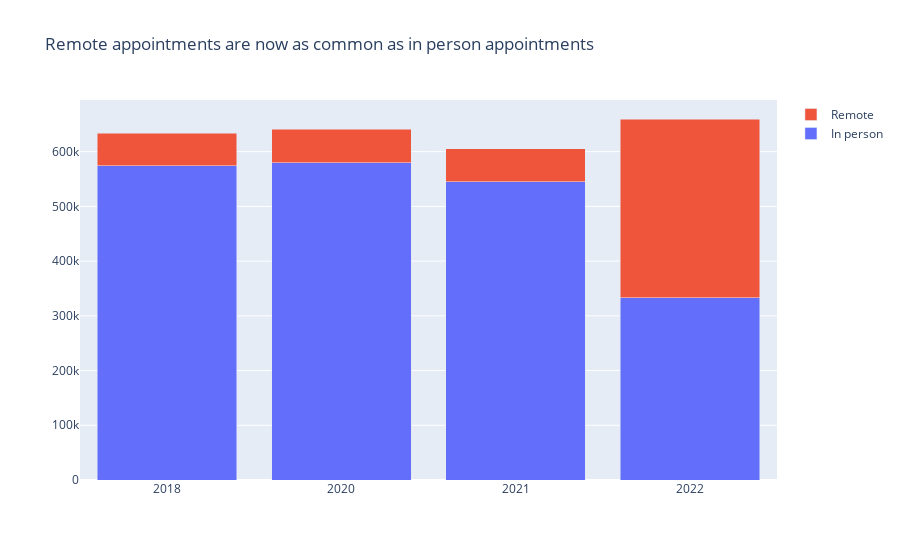

Notebook cell for this chart:
### Code cell
data0 = go.Bar(
    x = comparison_table.Year,
    y = comparison_table.In_person,
    name = "In person"
)

data1 = go.Bar(
    x = comparison_table.Year,
    y = comparison_table.Remote,
    name = "Remote"
)

data = [data0, data1]

layout = go.Layout(title = ' Remote appointments are now as common as in person appointments', barmode = 'stack')

figure = go.Figure(data = data, layout = layout)
figure.show()

### Figure 1 — Plotly figure (JSON) as saved in the notebook; plotly's stock layout.template omitted (floating-point values rounded to 4 significant figures)
{"data": [{"name": "In person", "type": "bar", "x": ["2018", "2020", "2021", "2022"], "y": [574310, 579817, 545147, 333309]}, {"name": "Remote", "type": "bar", "x": ["2018", "2020", "2021", "2022"], "y": [59047, 61352, 60345, 326358]}], "layout": {"barmode": "stack", "title": {"text": " Remote appointments are now as common as in person appointments"}}}
